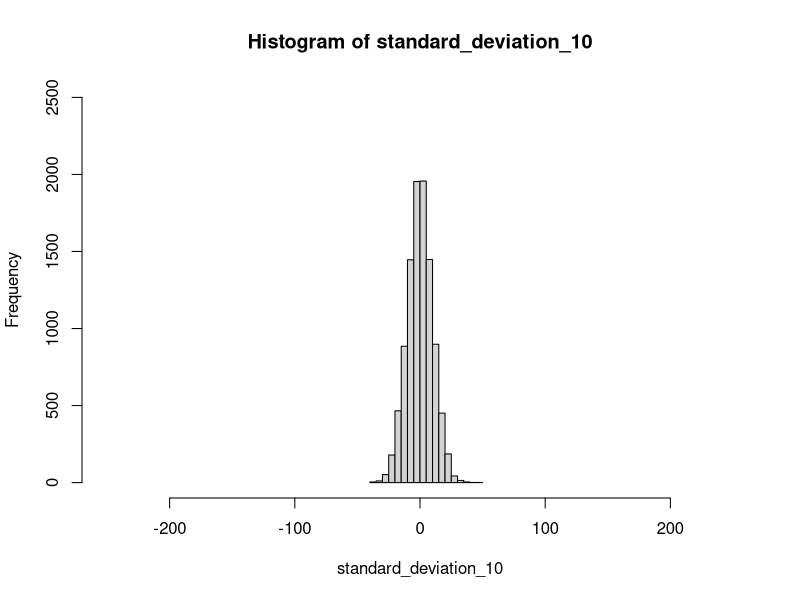
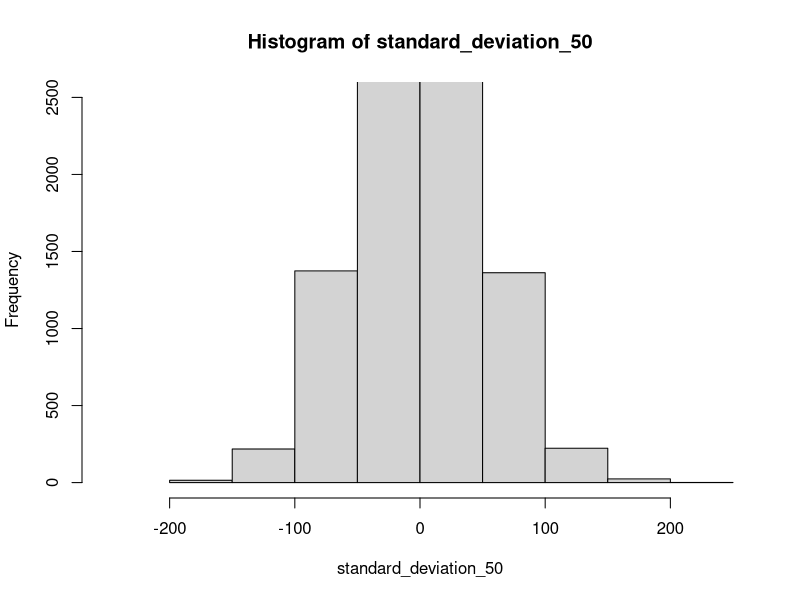
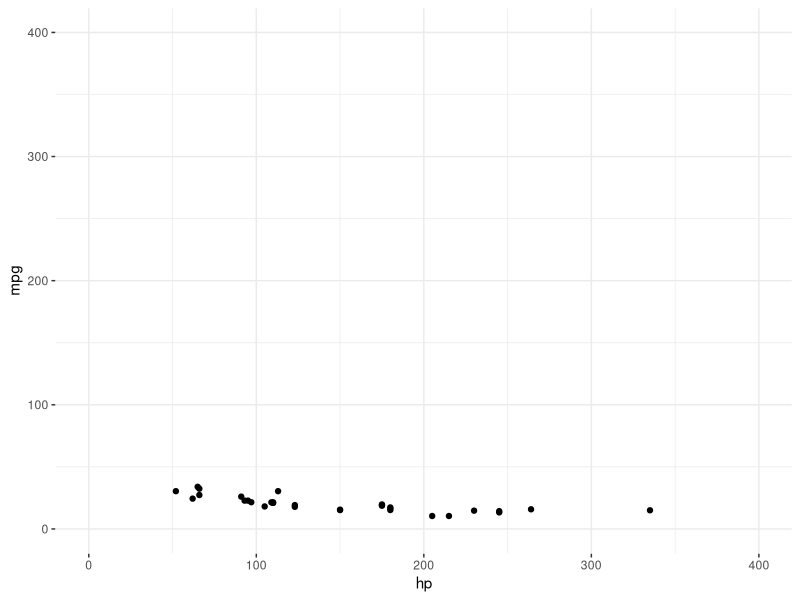
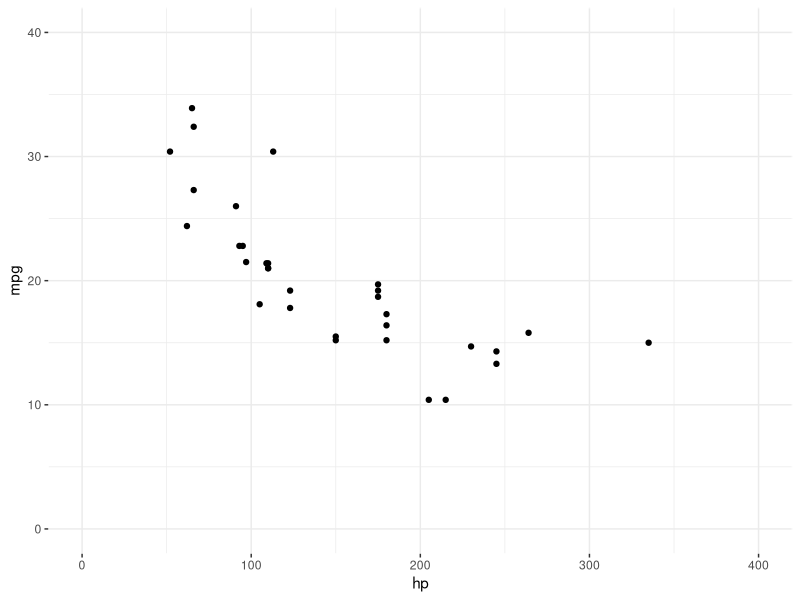
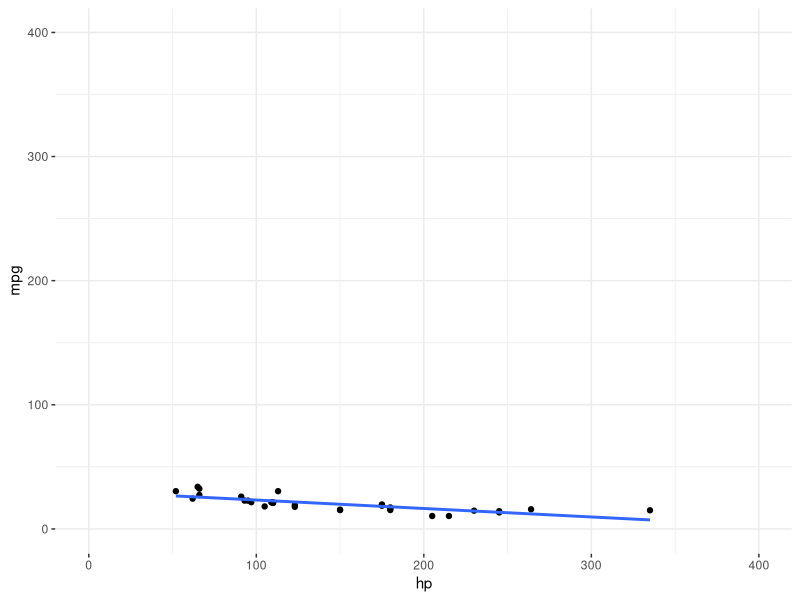
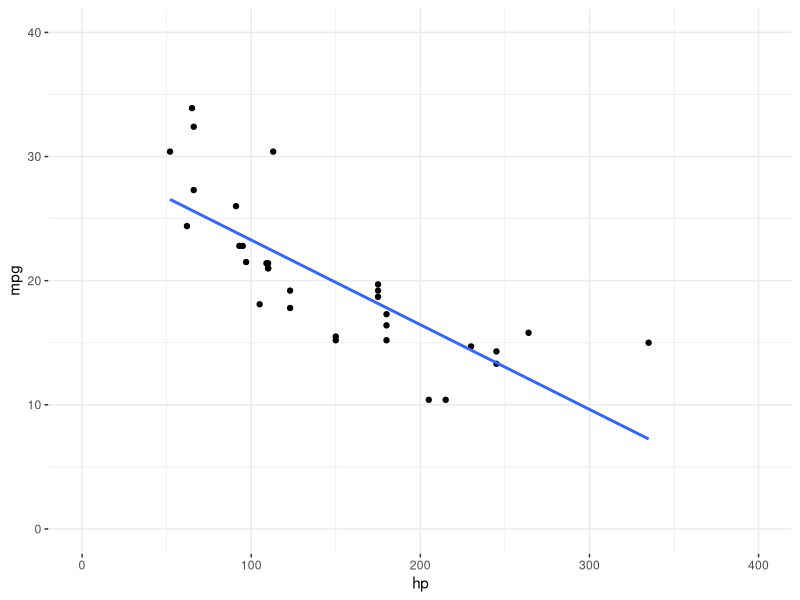

These charts were generated, in order, by the following R code:
## ---- chunk 1
standard_deviation_10 <- rnorm(10000, mean = 0, sd = 10)
hist(standard_deviation_10, xlim = c(-250, 250), ylim = c(0, 2500))
## ---- chunk 2
standard_deviation_50 <- rnorm(10000, mean = 0, sd = 50)
hist(standard_deviation_50, xlim = c(-250, 250), ylim = c(0, 2500))
## ---- chunk 3
library(ggplot2)
plot <- ggplot(mtcars, aes( x = hp, y = mpg))
plot + geom_point() + theme_bw() + theme(panel.border = element_rect(colour = 'white')) + xlim(0, 400) + ylim(0, 400) 
## ---- chunk 4
library(ggplot2)
plot <- ggplot(mtcars, aes( x = hp, y = mpg))
plot + geom_point() + theme_bw() + theme(panel.border = element_rect(colour = 'white')) + xlim(0, 400) + ylim(0, 40) 
## ---- chunk 5
plot + geom_point() + geom_smooth(method = lm, se = FALSE)  + theme_bw()  + theme(panel.border = element_rect(colour = 'white')) + xlim(0, 400) + ylim(0, 400) 
## ---- chunk 6
plot + geom_point() + geom_smooth(method = lm, se = FALSE)  + theme_bw()  + theme(panel.border = element_rect(colour = 'white')) + xlim(0, 400) + ylim(0, 40) 
## ---- chunk 7
summary(lm( mpg ~ hp, mtcars))
